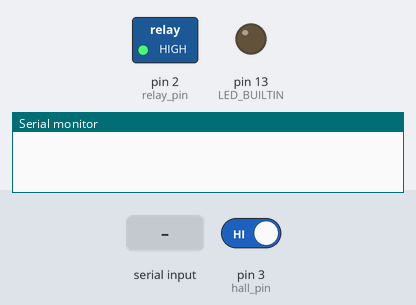
The sketch below on a simulated Arduino Uno, built with avr-gcc and run on an emulated ATmega328P. Shown: switched loads named in the sketch (green lamp = pin HIGH), output pins drawn as LEDs (lit = HIGH), the last lines printed to the serial monitor. The test bench sets the inputs (shaded band); at power-on: pin 3 (hall_pin) HIGH.

Above: at 1.2 s.
1.3 s: pin 3 (hall_pin) driven LOW
At 2.5 s:
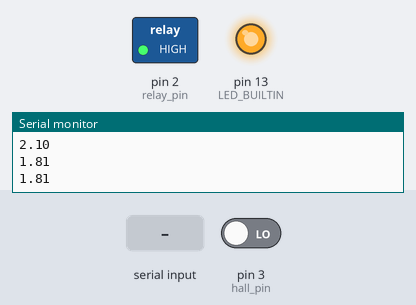
2.8 s: "1e" received over Serial
At 3.8 s:
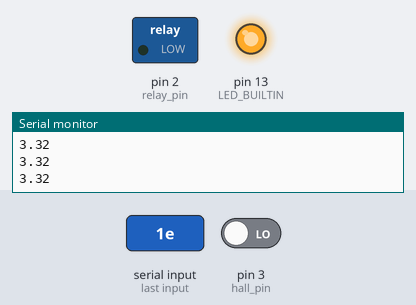
4.3 s: pin 3 (hall_pin) driven HIGH
At 4.8 s:
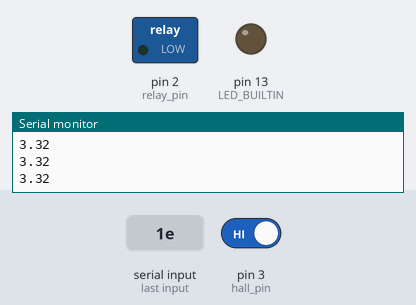
Timing chart, 0 to 7.3 s (numbered marks = the images above; inputs shaded):
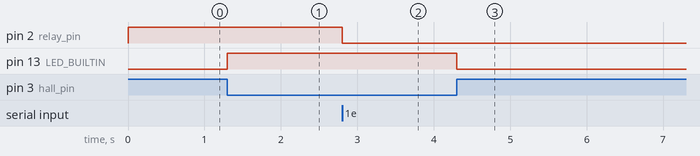

Measured:
- after the input at 1.3 s, pin 13 (LED_BUILTIN): LOW → HIGH at once
- after the input at 2.8 s, pin 2 (relay_pin): HIGH → LOW at once
- after the input at 4.3 s, pin 13 (LED_BUILTIN): HIGH → LOW at once

The sketch:

speed_recorder_and_relay.ino
```cpp
#include <SoftwareSerial.h>

SoftwareSerial mySensor1 (10, 11); // RX, TX
int relay_pin=2;
int hall_pin=3;
int state = 0;

int allow_start = 0;
const int average_cnt = 5;
const int min_interval_milisecond = 300;
int rotate_count = 0;
float rotate_speed = 0.0;
unsigned long  t0 = 0;
unsigned long  t1 = 0;
unsigned long  t_ref0 = 0;
unsigned long  t_ref1 = 0;
unsigned long  t_ref_stop = 0;

char buffer[3];
unsigned long times[average_cnt];

void setup() {
  // put your setup code here, to run once:
  pinMode(LED_BUILTIN, OUTPUT);
  pinMode(relay_pin, OUTPUT);
  digitalWrite(relay_pin, HIGH);
  Serial.begin(9600);
  //mySensor1.begin(12500);
  //Serial.println("start! ");
  //Log.begin(LOG_LEVEL_VERBOSE, &Serial, true);
  while (!Serial) {
    ; // wait for serial port to connect.
  }
  t_ref0 = millis();
}
float calculate_speed(int rotate_count, int average_cnt)
{
  rotate_speed = 0;
  if (rotate_count == average_cnt)
  {
    t0 = times[rotate_count-average_cnt];
    t1 = times[rotate_count-1];
    if (t1 > t0)
    {
      rotate_speed  = float(average_cnt-1)*1000.0/(float(t1) - float(t0));
    }
  }
  else if (rotate_count == 0)
  {
    t0 = times[average_cnt-1];
    t1 = times[rotate_count];
    if (t1 > t0)
    {
      rotate_speed  = float(average_cnt-1)*1000.0/(float(t1) - float(t0));
    }
  }
  else if (rotate_count > 0)
  {
    t0 = times[rotate_count];
    t1 = times[rotate_count-1];
    if (t1 > t0)
    {
      rotate_speed  = float(average_cnt-1)*1000.0/(float(t1) - float(t0));
    }
  }
  return rotate_speed;
}

void loop() {
  //Serial.println("start! ");
  delay(1);
  // put your main code here, to run repeatedly:
  state = digitalRead(hall_pin);
  t_ref1 = millis();
  if(state==LOW)
  {
    digitalWrite(LED_BUILTIN, HIGH);
    if (allow_start==1 && rotate_count==1)
    {
      // t0 = millis();
      // Serial.print("start ");
      // Serial.print(rotate_count);
      // Serial.print(" t0 ");
      // Serial.println(t0);
      allow_start = 0;
    }
    else if (rotate_count==average_cnt)
    {
      // t1 = millis();
      // Serial.print("end ");
      // Serial.print(rotate_count);
      // Serial.print(" t1 ");
      // Serial.print(t1);
      // rotate_speed  = float(average_cnt)*1000.0/(float(t1) - float(t0));
      // Serial.print(" rotate_speed ");
      // Serial.println(rotate_speed);
      rotate_count=0;
    }
    if(t_ref1 - t_ref0 > min_interval_milisecond)
    {
      // Serial.print("t_ref0 ");
      // Serial.print(t_ref0);
      // Serial.print(" t_ref1 ");
      // Serial.print(t_ref1);
      // Serial.print(" t_ref1 - t_ref0 ");
      // Serial.print(t_ref1 - t_ref0);
      t_ref0 = millis();
      rotate_count +=1;
      // Serial.print(" rotate_count ");
      // Serial.println(rotate_count);
      allow_start = 1;
      times[rotate_count-1] = t_ref0;
      // Serial.println(rotate_count);
      rotate_speed = calculate_speed(rotate_count, average_cnt);
      Serial.println(rotate_speed);
      // Serial.print(' ');
      // for(int i= 0; i<average_cnt; ++i)
      // {
      //   Serial.print(times[i]);
      //   Serial.print(' ');
      // }
      // Serial.print(rotate_count);
      // Serial.println(' ');

      t_ref_stop = millis();
    }
  }
  else
  {
    digitalWrite(LED_BUILTIN, LOW);
  }
  if(t_ref1 - t_ref_stop > 3000)
  {
    t_ref_stop = millis();
    if(rotate_count>0)
    {
      t1 = rotate_count-1;
      times[t1] = millis();
    }
    else
    {
      t1 = average_cnt - 1;
      times[t1] = millis();
    }
    rotate_speed = calculate_speed(rotate_count, average_cnt);

    Serial.println(rotate_speed);
    // Serial.print(' ');
    // for(int i= 0; i<average_cnt; ++i)
    // {
    //   Serial.print(times[i]);
    //   Serial.print(' ');
    // }
    // Serial.print(rotate_count);
    // Serial.println(' ');
  }

  //Log.verboseln("xxx");
  // if we get a command, turn the LED on or off:
  if (Serial.available() > 0) {
    int size = Serial.readBytesUntil('e', buffer, 1);
    //int incomingByte = Serial.read();
    //Log.verboseln(buffer);
    //Serial.println(buffer);
    if (buffer[0] != 'x' && buffer[0] != 'N') {
      digitalWrite(relay_pin, LOW);
    }
    if (buffer[0] == 'N') {
      digitalWrite(relay_pin, HIGH);
    }
    //buffer[0] = "x";
    //buffer[1] = "x";
    //buffer[2] = "x";
  }
}
```
